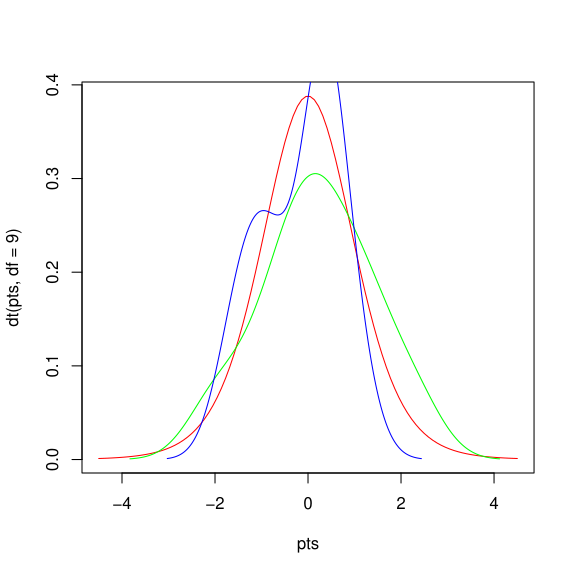

This figure's R source:
#Author:Riley;Date:10/21/25;Purpose: Calculate Paired T-test
# Create some dummy dataset for 2 variables 
x = rnorm(10)
y = rnorm(10)

pts = seq(-4.5,4.5,length=100)
plot(pts,dt(pts,df=9),col='red',type='l')
lines(density(x), col='green')
lines(density(y), col='blue')

Calculate T test
ttest=t.test(x,y)

Welch Two Sample t-test

data:  x and y
t = 0.81853, df = 16.04, p-value = 0.425
alternative hypothesis: true difference in means is not equal to 0
95 percent confidence interval:
 -0.6152701  1.3895032
sample estimates:
 mean of x  mean of y 
 0.2114058 -0.1757107 
